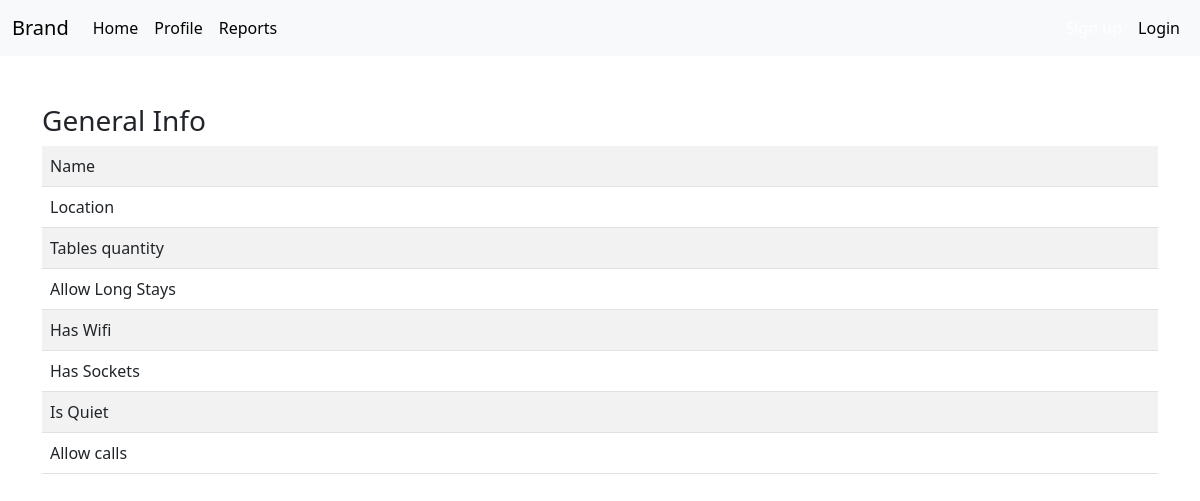
Before: /cafe-detail/1 with the older database file.
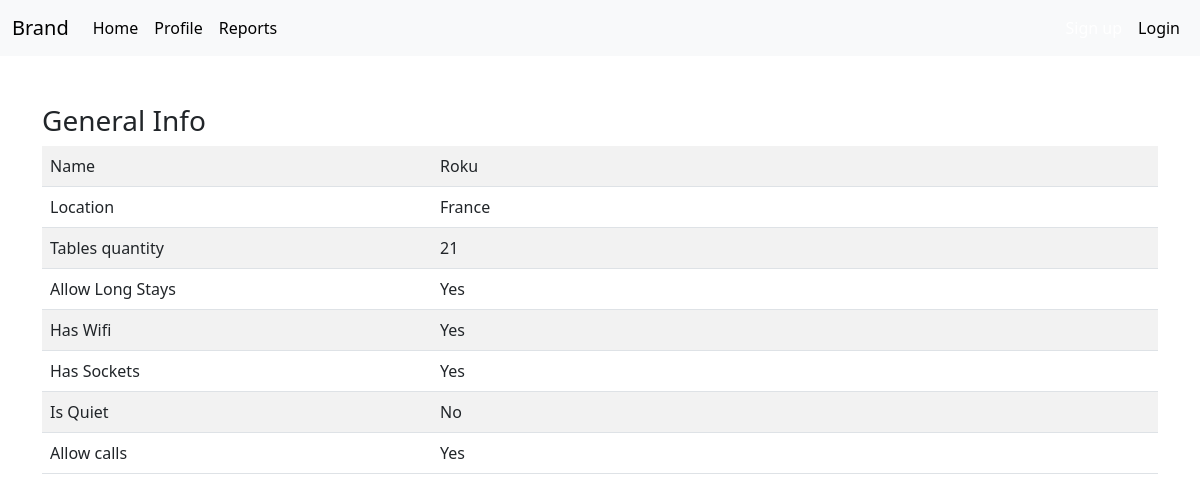
After: the same page with the newer database file.
### project/models/cafe.py (models this page shows, shortened)
class Cafe(db.Model, UserMixin):
    __tablename__ = "cafes"
    id = db.Column(db.Integer, primary_key=True)
    name = db.Column(db.String(100), nullable=False)
    location = db.Column(db.String(100), nullable=False)
    tables_quantity = db.Column(db.String(100), nullable=False)
    long_stay = db.Column(db.String(3), nullable=False)
    has_wifi = db.Column(db.String(3), nullable=False)
    has_sockets = db.Column(db.String(3), nullable=False)
    is_quiet = db.Column(db.String(3), nullable=False)
    is_allow_calls = db.Column(db.String(3), nullable=False)
    creator_id = db.Column(db.Integer, db.ForeignKey("users.id"))
    comments = db.relationship("Comment", backref="cafes", lazy=True)

### project/routes/cafe_view.py (the view)
@cafe.route("/cafe-detail/<int:id>")
def cafe_detail(id):
    cafe = db.session.execute(db.select(Cafe).where(Cafe.id == id)).scalar()
    return render_template("detail.html", cafe=cafe)

### project/templates/cafe/detail.html
{% extends 'base.html'  %}
{% block content %}
<div class="container">
	<div class="col-lg-12 col-md-12 col-sm-12">
		<h3 class="box-title mt-5">General Info</h3>
		<div class="table-responsive">
			<table class="table table-striped table-product">
				<tbody>
				<tr>
					<td width="390">Name</td>
					<td>{{ cafe.name }}</td>
				</tr>
				<tr>
					<td>Location</td>
					<td>{{ cafe.location }}</td>
				</tr>
				<tr>
					<td>Tables quantity</td>
					<td>{{ cafe.tables_quantity }}</td>
				</tr>
				<tr>
					<td>Allow Long Stays</td>
					<td>{{ cafe.long_stay }}</td>
				</tr>
				<tr>
					<td>Has Wifi</td>
					<td>{{ cafe.has_wifi }}</td>
				</tr>
				<tr>
					<td>Has Sockets</td>
					<td>{{ cafe.has_sockets }}</td>
				</tr>
				<tr>
					<td>Is Quiet</td>
					<td>{{ cafe.is_quiet }}</td>
				</tr>
				<tr>
					<td>Allow calls</td>
					<td>{{ cafe.is_allow_calls }}</td>
				</tr>
				</tbody>
			</table>
		</div>
	</div>
</div>
{% endblock %}

### project/templates/base.html (shortened to what this page needs)
<!doctype html>
<html lang="en">
<head>
	<link rel="stylesheet" href="https://cdn.jsdelivr.net/npm/bootstrap@5.3.0-alpha1/dist/css/bootstrap.min.css">
	<link rel="stylesheet" href="{{ url_for('static', filename='assets/css/styles.css') }}">
</head>
<body>
	{% include 'navbar.html' %}
<div class="container-fluid">
	{% block content %}{% endblock %}
</div>
</body>
</html>

### project/templates/navbar.html (shortened to what this page needs)
<nav class="navbar navbar-expand-lg navbar-light bg-light">
	<div class="container-fluid">
		<a href="#" class="navbar-brand">Brand</a>
		<div class="collapse navbar-collapse" id="navbarCollapse">
			<div class="navbar-nav">
				<a href="{{ url_for('cafe.home') }}" class="nav-item nav-link active">Home</a>
				<a href="#" class="nav-item nav-link">Profile</a>
				<a href="#" class="nav-item nav-link disabled" tabindex="-1">Reports</a>
			</div>
			<div class="navbar-nav ms-auto">
				{% if current_user.is_authenticated %}
					<a href="{{ url_for('user.logout') }}" class="nav-item nav-link">Logout</a>
				{% else %}
				<a style="color:white;" href="{{ url_for('user.register') }}" class="btn btn-primary nav-item nav-link">Sign up</a>
				<a href="{{ url_for('user.login') }}" class="nav-item nav-link">Login</a>
				{% endif %}
			</div>
		</div>
	</div>
</nav>

### project/static/assets/css/styles.css (style rules this page uses)
.navbar-light .navbar-nav .nav-link { color: #000; }

Changed rows visible on the page:
added Cafe: name "Roku", location "France", tables_quantity "21", long_stay "Yes", has_wifi "Yes", has_sockets "Yes", is_quiet "No", is_allow_calls "Yes"
